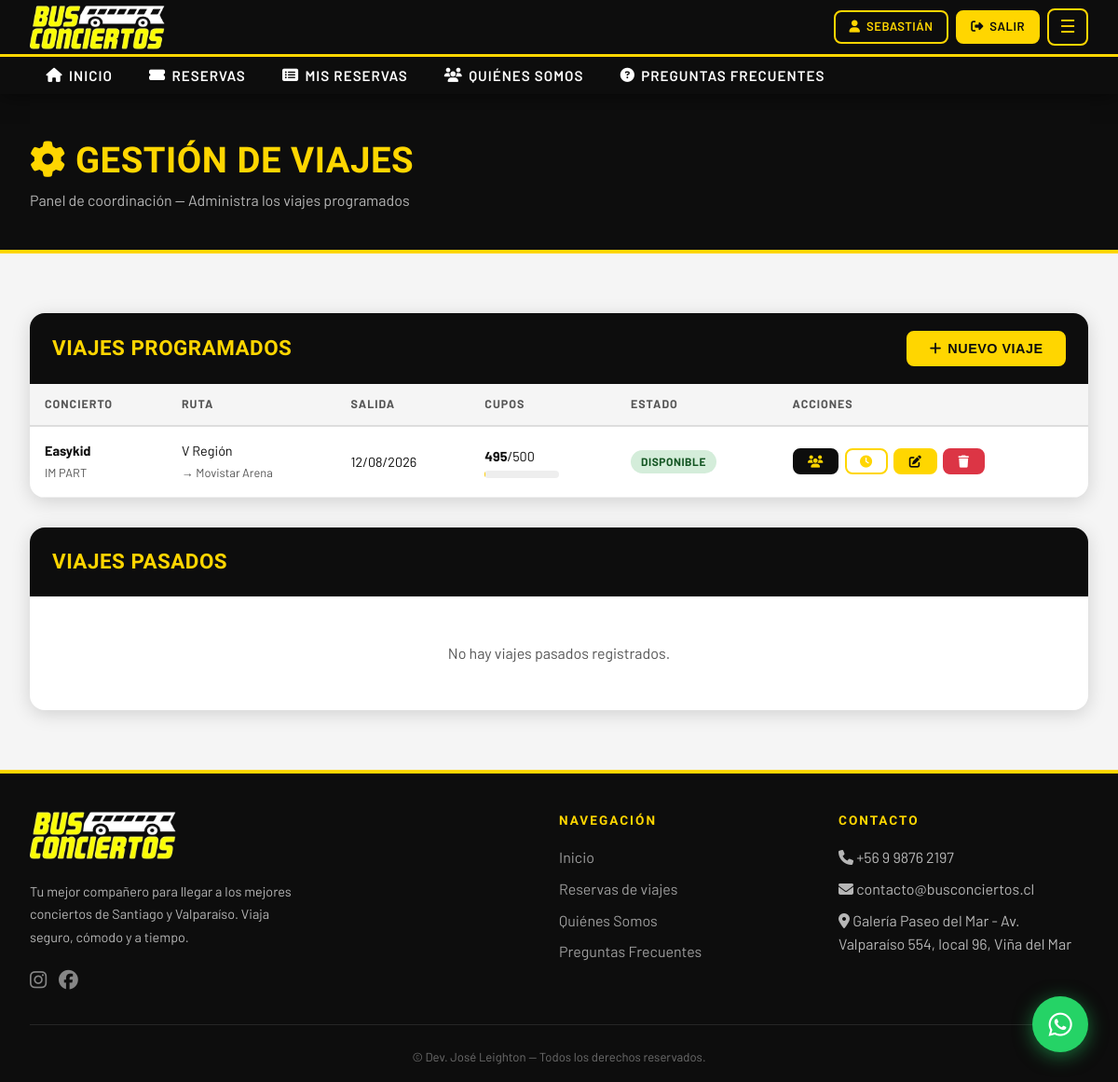
Before: /reservas/gestion/ (signed in) with the older database file.
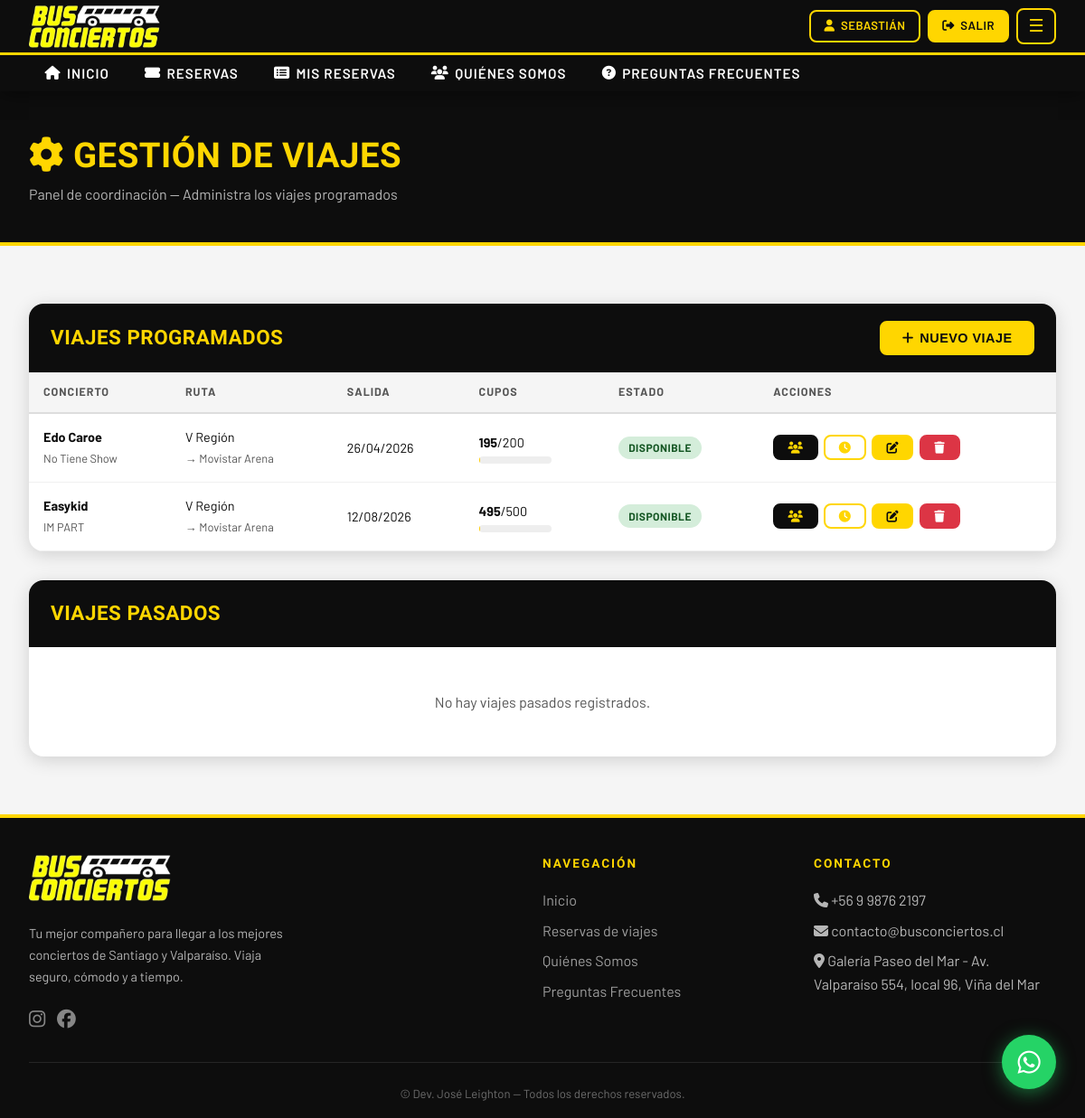
After: the same page with the newer database file.
### reservas/models.py (models this page shows, shortened)
class Viaje(models.Model):
    ESTADO_CHOICES = [
        ('disponible', 'Disponible'),
        ('completo', 'Completo'),
        ('cancelado', 'Cancelado'),
        ('realizado', 'Realizado'),
    ]
    concierto = models.ForeignKey(Concierto, on_delete=models.CASCADE, verbose_name='Concierto')
    coordinador = models.ForeignKey(
        User, on_delete=models.SET_NULL, null=True,
        related_name='viajes_coordinados', verbose_name='Coordinador'
    )
    origen = models.CharField(max_length=200, verbose_name='Punto de Origen')
    destino = models.CharField(max_length=200, verbose_name='Destino')
    fecha_salida = models.DateField(verbose_name='Fecha de Salida')
    cupos_totales = models.PositiveIntegerField(verbose_name='Cupos Totales')
    precio_vuelta = models.DecimalField(max_digits=10, decimal_places=0, default=0, verbose_name='Precio Solo Vuelta (CLP)')
    estado = models.CharField(max_length=20, choices=ESTADO_CHOICES, default='disponible')
    descripcion = models.TextField(blank=True, verbose_name='Descripción adicional')
    creado_en = models.DateTimeField(auto_now_add=True)
    class Meta:
        verbose_name = 'Viaje'
        verbose_name_plural = 'Viajes'
        ordering = ['fecha_salida']
    @property
    def cupos_disponibles(self):
        from django.db.models import Sum
        cupos_usados = self.reserva_set.filter(estado='pagado').aggregate(total=Sum('cantidad'))['total'] or 0
        return self.cupos_totales - cupos_usados
    @property
    def cupos_ocupados(self):
        from django.db.models import Sum
        return self.reserva_set.filter(estado='pagado').aggregate(total=Sum('cantidad'))['total'] or 0

### core/models.py (models this page shows, shortened)
class Concierto(models.Model):
    REGION_CHOICES = [
        ('santiago', 'Santiago'),
        ('valparaiso', 'Región de Valparaíso'),
    ]
    nombre = models.CharField(max_length=200, verbose_name='Nombre del Concierto')
    artista = models.CharField(max_length=200, verbose_name='Artista / Banda')
    fecha = models.DateField(verbose_name='Fecha')
    lugar = models.CharField(max_length=300, verbose_name='Lugar / Recinto')
    region = models.CharField(max_length=20, choices=REGION_CHOICES, verbose_name='Región')
    descripcion = models.TextField(blank=True, verbose_name='Descripción')
    imagen_url = models.URLField(blank=True, verbose_name='URL Imagen')
    activo = models.BooleanField(default=True)
    class Meta:
        verbose_name = 'Concierto'
        verbose_name_plural = 'Conciertos'
        ordering = ['fecha']

### reservas/views.py (the view)
# urls.py: path('gestion/', views.gestion_viajes, name='gestion_viajes'),
@login_required
@user_passes_test(es_coordinador)
def gestion_viajes(request):
    hoy = timezone.now().date()
    Viaje.objects.filter(fecha_salida__lt=hoy).exclude(estado='realizado').update(estado='realizado')
    if es_admin(request.user):
        viajes = Viaje.objects.filter(fecha_salida__gte=hoy).select_related('concierto', 'coordinador')
        viajes_pasados = Viaje.objects.filter(fecha_salida__lt=hoy).select_related('concierto', 'coordinador').order_by('-fecha_salida')
    else:
        viajes = Viaje.objects.filter(coordinador=request.user, fecha_salida__gte=hoy).select_related('concierto')
        viajes_pasados = Viaje.objects.filter(coordinador=request.user, fecha_salida__lt=hoy).select_related('concierto').order_by('-fecha_salida')
    return render(request, 'reservas/gestion_viajes.html', {'viajes': viajes, 'viajes_pasados': viajes_pasados})

### reservas/views.py (called while the page is built)
def es_coordinador(user):
    return user.is_authenticated and (
        user.is_superuser or
        user.groups.filter(name__in=['Administrador', 'Coordinador']).exists()
    )

def es_admin(user):
    return user.is_authenticated and (
        user.is_superuser or
        user.groups.filter(name='Administrador').exists()
    )

### reservas/templates/reservas/gestion_viajes.html (shortened to what the changed rows need)
{% extends 'base.html' %}
{% block content %}
<div class="page-header">
  <div class="container">
    <h1><i class="fa fa-cog"></i> Gestión de Viajes</h1>
  </div>
</div>
<section class="seccion" style="max-width:none;">
  <div class="tabla-wrapper">
    <div class="tabla-header">
      <h2>VIAJES PROGRAMADOS</h2>
    </div>
    {% if viajes %}
    <div style="overflow-x:auto;">
      <table>
        <thead>
          <tr>
            <th>Concierto</th>
            <th>Ruta</th>
            <th>Salida</th>
            <th>Cupos</th>
            <th>Estado</th>
            <th>Acciones</th>
          </tr>
        </thead>
        <tbody>
          {% for viaje in viajes %}
          <tr>
            <td>
              <strong>{{ viaje.concierto.artista }}</strong><br>
              <span style="font-size:0.8rem;color:var(--gris-medio);">{{ viaje.concierto.nombre }}</span>
            </td>
            <td>{{ viaje.origen }}<br><span style="color:var(--gris-medio);font-size:0.8rem;">→ {{ viaje.destino }}</span></td>
            <td>{{ viaje.fecha_salida|date:"d/m/Y" }}</td>
            <td>
              <strong>{{ viaje.cupos_disponibles }}</strong>/{{ viaje.cupos_totales }}
              <div class="cupos-bar" style="margin-top:4px;width:80px;">
              </div>
            </td>
            <td><span class="badge-estado badge-{{ viaje.estado }}">{{ viaje.get_estado_display }}</span></td>
            <td>
              <div class="tabla-acciones">
                <a href="{% url 'pasajeros_viaje' viaje.pk %}" class="btn btn-dark btn-sm" title="Ver pasajeros"><i class="fa fa-users"></i></a>
                <a href="{% url 'horarios_viaje' viaje.pk %}" class="btn btn-outline btn-sm" title="Horarios"><i class="fa fa-clock"></i></a>
                <button type="button" class="btn btn-primary btn-sm" title="Editar"
                  data-url="{% url 'editar_viaje' viaje.pk %}"
                  data-concierto="{{ viaje.concierto.artista|escapejs }} — {{ viaje.concierto.nombre|escapejs }}"
                  data-origen="{{ viaje.origen|escapejs }}"
                  data-destino="{{ viaje.destino|escapejs }}"
                  data-fecha="{{ viaje.fecha_salida|date:'Y-m-d' }}"
                  data-cupos="{{ viaje.cupos_totales }}"
                  data-precio="{{ viaje.precio_vuelta }}"
                  data-estado="{{ viaje.estado }}"
                  onclick="abrirModalEditarViaje(this.dataset)">
                  <i class="fa fa-edit"></i>
                </button>
                <button type="button" class="btn btn-danger btn-sm" title="Eliminar"
                  data-url="{% url 'eliminar_viaje' viaje.pk %}"
                  data-nombre="{{ viaje.concierto.artista|escapejs }} — {{ viaje.concierto.nombre|escapejs }}"
                  onclick="abrirModalEliminarViaje(this.dataset.url, this.dataset.nombre)">
                  <i class="fa fa-trash"></i>
                </button>
              </div>
            </td>
          </tr>
          {% endfor %}
        </tbody>
      </table>
    </div>
    {% else %}
    <div style="text-align:center;padding:3rem;">
      <p style="color:var(--gris-medio);">No hay viajes registrados aún.</p>
      <a href="{% url 'crear_viaje' %}" class="btn btn-primary" style="margin-top:1rem;"><i class="fa fa-plus"></i> Crear primer viaje</a>
    </div>
    {% endif %}
  </div>
  <div class="tabla-wrapper" style="margin-top:2rem;">
    <div class="tabla-header">
      <h2>VIAJES PASADOS</h2>
    </div>
  </div>
</section>
{% endblock %}

Changed rows visible on the page:
added Viaje: concierto.artista "Edo Caroe", concierto.nombre "No Tiene Show", origen "V Región", destino "Movistar Arena", fecha_salida "26/04/2026", cupos_disponibles "195", cupos_totales "200", estado "DISPONIBLE"
